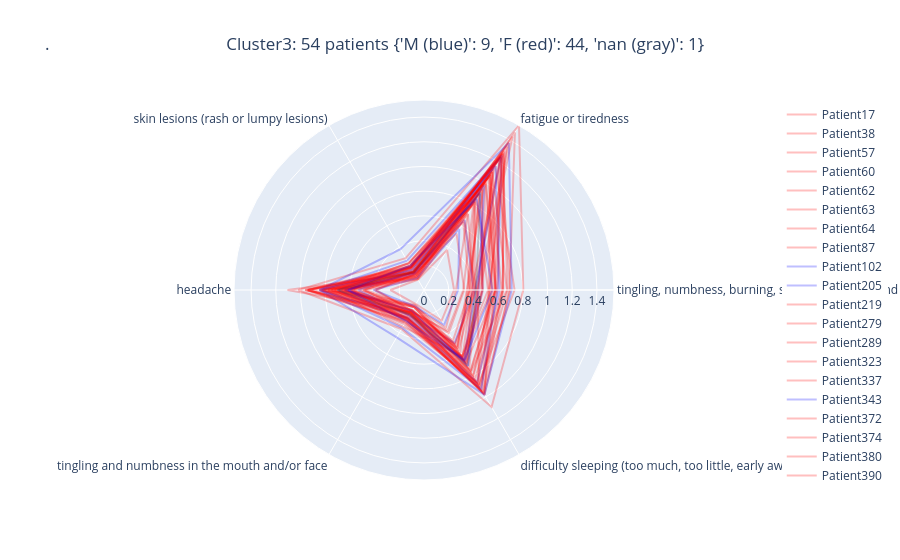

The code cell stored with this chart in its notebook:
### Code cell
star_chart_per_patient(3)

### Figure 1 — Plotly figure (JSON) as saved in the notebook; plotly's stock layout.template omitted (floating-point values rounded to 4 significant figures)
{"data": [{"line": {"color": "rgb(255,0,0)"}, "mode": "lines", "name": "Patient17", "opacity": 0.25, "r": [0.6429, 1.242, 0.2111, 0.8237, 0.275, 0.9542, 0.6429, 0.6429], "theta": ["tingling, numbness, burning, stabbing or \"pins and needles\"", "fatigue or tiredness", "skin lesions (rash or lumpy lesions)", "headache", "tingling and numbness in the mouth and/or face", "difficulty sleeping (too much, too little, early awakening)", "tingling, numbness, burning, stabbing or \"pins and needles\""], "type": "scatterpolar"}, {"line": {"color": "rgb(255,0,0)"}, "mode": "lines", "name": "Patient38", "opacity": 0.25, "r": [0.3176, 0.8, 0.1298, 0.5783, 0.2027, 0.3825, 0.3176, 0.3176], "theta": ["tingling, numbness, burning, stabbing or \"pins and needles\"", "fatigue or tiredness", "skin lesions (rash or lumpy lesions)", "headache", "tingling and numbness in the mouth and/or face", "difficulty sleeping (too much, too little, early awakening)", "tingling, numbness, burning, stabbing or \"pins and needles\""], "type": "scatterpolar"}, {"line": {"color": "rgb(255,0,0)"}, "mode": "lines", "name": "Patient57", "opacity": 0.25, "r": [0.573, 1.043, 0.1642, 0.8031, 0.215, 0.7576, 0.573, 0.573], "theta": ["tingling, numbness, burning, stabbing or \"pins and needles\"", "fatigue or tiredness", "skin lesions (rash or lumpy lesions)", "headache", "tingling and numbness in the mouth and/or face", "difficulty sleeping (too much, too little, early awakening)", "tingling, numbness, burning, stabbing or \"pins and needles\""], "type": "scatterpolar"}, {"line": {"color": "rgb(255,0,0)"}, "mode": "lines", "name": "Patient60", "opacity": 0.25, "r": [0.3709, 0.6342, 0.1459, 0.488, 0.2015, 0.4706, 0.3709, 0.3709], "theta": ["tingling, numbness, burning, stabbing or \"pins and needles\"", "fatigue or tiredness", "skin lesions (rash or lumpy lesions)", "headache", "tingling and numbness in the mouth and/or face", "difficulty sleeping (too much, too little, early awakening)", "tingling, numbness, burning, stabbing or \"pins and needles\""], "type": "scatterpolar"}, {"line": {"color": "rgb(255,0,0)"}, "mode": "lines", "name": "Patient62", "opacity": 0.25, "r": [0.3255, 0.527, 0.1513, 0.3868, 0.1943, 0.4011, 0.3255, 0.3255], "theta": ["tingling, numbness, burning, stabbing or \"pins and needles\"", "fatigue or tiredness", "skin lesions (rash or lumpy lesions)", "headache", "tingling and numbness in the mouth and/or face", "difficulty sleeping (too much, too little, early awakening)", "tingling, numbness, burning, stabbing or \"pins and needles\""], "type": "scatterpolar"}, {"line": {"color": "rgb(255,0,0)"}, "mode": "lines", "name": "Patient63", "opacity": 0.25, "r": [0.3644, 0.9007, 0.1365, 0.661, 0.1879, 0.5389, 0.3644, 0.3644], "theta": ["tingling, numbness, burning, stabbing or \"pins and needles\"", "fatigue or tiredness", "skin lesions (rash or lumpy lesions)", "headache", "tingling and numbness in the mouth and/or face", "difficulty sleeping (too much, too little, early awakening)", "tingling, numbness, burning, stabbing or \"pins and needles\""], "type": "scatterpolar"}, {"line": {"color": "rgb(255,0,0)"}, "mode": "lines", "name": "Patient64", "opacity": 0.25, "r": [0.7332, 1.157, 0.2469, 0.8192, 0.3197, 0.882, 0.7332, 0.7332], "theta": ["tingling, numbness, burning, stabbing or \"pins and needles\"", "fatigue or tiredness", "skin lesions (rash or lumpy lesions)", "headache", "tingling and numbness in the mouth and/or face", "difficulty sleeping (too much, too little, early awakening)", "tingling, numbness, burning, stabbing or \"pins and needles\""], "type": "scatterpolar"}, {"line": {"color": "rgb(255,0,0)"}, "mode": "lines", "name": "Patient87", "opacity": 0.25, "r": [0.3728, 0.8968, 0.101, 0.6486, 0.1399, 0.5316, 0.3728, 0.3728], "theta": ["tingling, numbness, burning, stabbing or \"pins and needles\"", "fatigue or tiredness", "skin lesions (rash or lumpy lesions)", "headache", "tingling and numbness in the mouth and/or face", "difficulty sleeping (too much, too little, early awakening)", "tingling, numbness, burning, stabbing or \"pins and needles\""], "type": "scatterpolar"}, {"line": {"color": "rgb(0,0,255)"}, "mode": "lines", "name": "Patient102", "opacity": 0.25, "r": [0.4741, 0.9074, 0.1954, 0.6098, 0.2403, 0.6688, 0.4741, 0.4741], "theta": ["tingling, numbness, burning, stabbing or \"pins and needles\"", "fatigue or tiredness", "skin lesions (rash or lumpy lesions)", "headache", "tingling and numbness in the mouth and/or face", "difficulty sleeping (too much, too little, early awakening)", "tingling, numbness, burning, stabbing or \"pins and needles\""], "type": "scatterpolar"}, {"line": {"color": "rgb(0,0,255)"}, "mode": "lines", "name": "Patient205", "opacity": 0.25, "r": [0.4017, 0.6563, 0.1697, 0.5327, 0.2379, 0.4964, 0.4017, 0.4017], "theta": ["tingling, numbness, burning, stabbing or \"pins and needles\"", "fatigue or tiredness", "skin lesions (rash or lumpy lesions)", "headache", "tingling and numbness in the mouth and/or face", "difficulty sleeping (too much, too little, early awakening)", "tingling, numbness, burning, stabbing or \"pins and needles\""], "type": "scatterpolar"}, {"line": {"color": "rgb(255,0,0)"}, "mode": "lines", "name": "Patient219", "opacity": 0.25, "r": [0.4338, 1.133, 0.1379, 0.7454, 0.1898, 0.6845, 0.4338, 0.4338], "theta": ["tingling, numbness, burning, stabbing or \"pins and needles\"", "fatigue or tiredness", "skin lesions (rash or lumpy lesions)", "headache", "tingling and numbness in the mouth and/or face", "difficulty sleeping (too much, too little, early awakening)", "tingling, numbness, burning, stabbing or \"pins and needles\""], "type": "scatterpolar"}, {"line": {"color": "rgb(255,0,0)"}, "mode": "lines", "name": "Patient279", "opacity": 0.25, "r": [0.676, 1.278, 0.1751, 0.9485, 0.2279, 0.8956, 0.676, 0.676], "theta": ["tingling, numbness, burning, stabbing or \"pins and needles\"", "fatigue or tiredness", "skin lesions (rash or lumpy lesions)", "headache", "tingling and numbness in the mouth and/or face", "difficulty sleeping (too much, too little, early awakening)", "tingling, numbness, burning, stabbing or \"pins and needles\""], "type": "scatterpolar"}, {"line": {"color": "rgb(255,0,0)"}, "mode": "lines", "name": "Patient289", "opacity": 0.25, "r": [0.6363, 1.3, 0.2198, 0.9373, 0.3043, 0.917, 0.6363, 0.6363], "theta": ["tingling, numbness, burning, stabbing or \"pins and needles\"", "fatigue or tiredness", "skin lesions (rash or lumpy lesions)", "headache", "tingling and numbness in the mouth and/or face", "difficulty sleeping (too much, too little, early awakening)", "tingling, numbness, burning, stabbing or \"pins and needles\""], "type": "scatterpolar"}, {"line": {"color": "rgb(255,0,0)"}, "mode": "lines", "name": "Patient323", "opacity": 0.25, "r": [0.4077, 1.255, 0.111, 0.7784, 0.1456, 0.6523, 0.4077, 0.4077], "theta": ["tingling, numbness, burning, stabbing or \"pins and needles\"", "fatigue or tiredness", "skin lesions (rash or lumpy lesions)", "headache", "tingling and numbness in the mouth and/or face", "difficulty sleeping (too much, too little, early awakening)", "tingling, numbness, burning, stabbing or \"pins and needles\""], "type": "scatterpolar"}, {"line": {"color": "rgb(255,0,0)"}, "mode": "lines", "name": "Patient337", "opacity": 0.25, "r": [0.5275, 1.34, 0.2245, 0.9613, 0.2934, 0.9418, 0.5275, 0.5275], "theta": ["tingling, numbness, burning, stabbing or \"pins and needles\"", "fatigue or tiredness", "skin lesions (rash or lumpy lesions)", "headache", "tingling and numbness in the mouth and/or face", "difficulty sleeping (too much, too little, early awakening)", "tingling, numbness, burning, stabbing or \"pins and needles\""], "type": "scatterpolar"}, {"line": {"color": "rgb(0,0,255)"}, "mode": "lines", "name": "Patient343", "opacity": 0.25, "r": [0.2765, 0.5709, 0.1122, 0.409, 0.1518, 0.326, 0.2765, 0.2765], "theta": ["tingling, numbness, burning, stabbing or \"pins and needles\"", "fatigue or tiredness", "skin lesions (rash or lumpy lesions)", "headache", "tingling and numbness in the mouth and/or face", "difficulty sleeping (too much, too little, early awakening)", "tingling, numbness, burning, stabbing or \"pins and needles\""], "type": "scatterpolar"}, {"line": {"color": "rgb(255,0,0)"}, "mode": "lines", "name": "Patient372", "opacity": 0.25, "r": [0.3888, 0.8227, 0.1733, 0.5921, 0.2229, 0.6235, 0.3888, 0.3888], "theta": ["tingling, numbness, burning, stabbing or \"pins and needles\"", "fatigue or tiredness", "skin lesions (rash or lumpy lesions)", "headache", "tingling and numbness in the mouth and/or face", "difficulty sleeping (too much, too little, early awakening)", "tingling, numbness, burning, stabbing or \"pins and needles\""], "type": "scatterpolar"}, {"line": {"color": "rgb(255,0,0)"}, "mode": "lines", "name": "Patient374", "opacity": 0.25, "r": [0.6382, 1.292, 0.2091, 0.7167, 0.2653, 0.9026, 0.6382, 0.6382], "theta": ["tingling, numbness, burning, stabbing or \"pins and needles\"", "fatigue or tiredness", "skin lesions (rash or lumpy lesions)", "headache", "tingling and numbness in the mouth and/or face", "difficulty sleeping (too much, too little, early awakening)", "tingling, numbness, burning, stabbing or \"pins and needles\""], "type": "scatterpolar"}, {"line": {"color": "rgb(255,0,0)"}, "mode": "lines", "name": "Patient380", "opacity": 0.25, "r": [0.5468, 1.006, 0.251, 0.7791, 0.3422, 0.624, 0.5468, 0.5468], "theta": ["tingling, numbness, burning, stabbing or \"pins and needles\"", "fatigue or tiredness", "skin lesions (rash or lumpy lesions)", "headache", "tingling and numbness in the mouth and/or face", "difficulty sleeping (too much, too little, early awakening)", "tingling, numbness, burning, stabbing or \"pins and needles\""], "type": "scatterpolar"}, {"line": {"color": "rgb(255,0,0)"}, "mode": "lines", "name": "Patient390", "opacity": 0.25, "r": [0.4094, 0.831, 0.164, 0.564, 0.2119, 0.5585, 0.4094, 0.4094], "theta": ["tingling, numbness, burning, stabbing or \"pins and needles\"", "fatigue or tiredness", "skin lesions (rash or lumpy lesions)", "headache", "tingling and numbness in the mouth and/or face", "difficulty sleeping (too much, too little, early awakening)", "tingling, numbness, burning, stabbing or \"pins and needles\""], "type": "scatterpolar"}, {"line": {"color": "rgb(255,0,0)"}, "mode": "lines", "name": "Patient395", "opacity": 0.25, "r": [0.5183, 0.8481, 0.1659, 0.6315, 0.2273, 0.6164, 0.5183, 0.5183], "theta": ["tingling, numbness, burning, stabbing or \"pins and needles\"", "fatigue or tiredness", "skin lesions (rash or lumpy lesions)", "headache", "tingling and numbness in the mouth and/or face", "difficulty sleeping (too much, too little, early awakening)", "tingling, numbness, burning, stabbing or \"pins and needles\""], "type": "scatterpolar"}, {"line": {"color": "rgb(0,0,255)"}, "mode": "lines", "name": "Patient399", "opacity": 0.25, "r": [0.5949, 1.257, 0.2746, 0.8337, 0.3542, 0.9269, 0.5949, 0.5949], "theta": ["tingling, numbness, burning, stabbing or \"pins and needles\"", "fatigue or tiredness", "skin lesions (rash or lumpy lesions)", "headache", "tingling and numbness in the mouth and/or face", "difficulty sleeping (too much, too little, early awakening)", "tingling, numbness, burning, stabbing or \"pins and needles\""], "type": "scatterpolar"}, {"line": {"color": "rgb(255,0,0)"}, "mode": "lines", "name": "Patient400", "opacity": 0.25, "r": [0.4305, 1.122, 0.1738, 0.7469, 0.2319, 0.7316, 0.4305, 0.4305], "theta": ["tingling, numbness, burning, stabbing or \"pins and needles\"", "fatigue or tiredness", "skin lesions (rash or lumpy lesions)", "headache", "tingling and numbness in the mouth and/or face", "difficulty sleeping (too much, too little, early awakening)", "tingling, numbness, burning, stabbing or \"pins and needles\""], "type": "scatterpolar"}, {"line": {"color": "rgb(0,0,255)"}, "mode": "lines", "name": "Patient405", "opacity": 0.25, "r": [0.6111, 1.158, 0.2159, 0.6966, 0.2803, 0.8606, 0.6111, 0.6111], "theta": ["tingling, numbness, burning, stabbing or \"pins and needles\"", "fatigue or tiredness", "skin lesions (rash or lumpy lesions)", "headache", "tingling and numbness in the mouth and/or face", "difficulty sleeping (too much, too little, early awakening)", "tingling, numbness, burning, stabbing or \"pins and needles\""], "type": "scatterpolar"}, {"line": {"color": "rgb(255,0,0)"}, "mode": "lines", "name": "Patient410", "opacity": 0.25, "r": [0.2593, 0.7094, 0.1013, 0.4776, 0.1591, 0.3534, 0.2593, 0.2593], "theta": ["tingling, numbness, burning, stabbing or \"pins and needles\"", "fatigue or tiredness", "skin lesions (rash or lumpy lesions)", "headache", "tingling and numbness in the mouth and/or face", "difficulty sleeping (too much, too little, early awakening)", "tingling, numbness, burning, stabbing or \"pins and needles\""], "type": "scatterpolar"}, {"line": {"color": "rgb(255,0,0)"}, "mode": "lines", "name": "Patient423", "opacity": 0.25, "r": [0.5336, 1.272, 0.2064, 0.9021, 0.2646, 0.9819, 0.5336, 0.5336], "theta": ["tingling, numbness, burning, stabbing or \"pins and needles\"", "fatigue or tiredness", "skin lesions (rash or lumpy lesions)", "headache", "tingling and numbness in the mouth and/or face", "difficulty sleeping (too much, too little, early awakening)", "tingling, numbness, burning, stabbing or \"pins and needles\""], "type": "scatterpolar"}, {"line": {"color": "rgb(255,0,0)"}, "mode": "lines", "name": "Patient431", "opacity": 0.25, "r": [0.6293, 1.071, 0.2093, 0.5965, 0.2651, 0.8277, 0.6293, 0.6293], "theta": ["tingling, numbness, burning, stabbing or \"pins and needles\"", "fatigue or tiredness", "skin lesions (rash or lumpy lesions)", "headache", "tingling and numbness in the mouth and/or face", "difficulty sleeping (too much, too little, early awakening)", "tingling, numbness, burning, stabbing or \"pins and needles\""], "type": "scatterpolar"}, {"line": {"color": "rgb(255,0,0)"}, "mode": "lines", "name": "Patient435", "opacity": 0.25, "r": [0.4504, 1.433, 0.163, 0.963, 0.2079, 0.6398, 0.4504, 0.4504], "theta": ["tingling, numbness, burning, stabbing or \"pins and needles\"", "fatigue or tiredness", "skin lesions (rash or lumpy lesions)", "headache", "tingling and numbness in the mouth and/or face", "difficulty sleeping (too much, too little, early awakening)", "tingling, numbness, burning, stabbing or \"pins and needles\""], "type": "scatterpolar"}, {"line": {"color": "rgb(255,0,0)"}, "mode": "lines", "name": "Patient436", "opacity": 0.25, "r": [0.5234, 1.077, 0.1717, 0.6859, 0.2194, 0.8609, 0.5234, 0.5234], "theta": ["tingling, numbness, burning, stabbing or \"pins and needles\"", "fatigue or tiredness", "skin lesions (rash or lumpy lesions)", "headache", "tingling and numbness in the mouth and/or face", "difficulty sleeping (too much, too little, early awakening)", "tingling, numbness, burning, stabbing or \"pins and needles\""], "type": "scatterpolar"}, {"line": {"color": "rgb(255,0,0)"}, "mode": "lines", "name": "Patient441", "opacity": 0.25, "r": [0.4777, 0.9903, 0.2278, 0.5877, 0.2691, 0.6639, 0.4777, 0.4777], "theta": ["tingling, numbness, burning, stabbing or \"pins and needles\"", "fatigue or tiredness", "skin lesions (rash or lumpy lesions)", "headache", "tingling and numbness in the mouth and/or face", "difficulty sleeping (too much, too little, early awakening)", "tingling, numbness, burning, stabbing or \"pins and needles\""], "type": "scatterpolar"}, {"line": {"color": "rgb(0,0,255)"}, "mode": "lines", "name": "Patient449", "opacity": 0.25, "r": [0.4169, 1.238, 0.1864, 0.8468, 0.2602, 0.6483, 0.4169, 0.4169], "theta": ["tingling, numbness, burning, stabbing or \"pins and needles\"", "fatigue or tiredness", "skin lesions (rash or lumpy lesions)", "headache", "tingling and numbness in the mouth and/or face", "difficulty sleeping (too much, too little, early awakening)", "tingling, numbness, burning, stabbing or \"pins and needles\""], "type": "scatterpolar"}, {"line": {"color": "rgb(255,0,0)"}, "mode": "lines", "name": "Patient464", "opacity": 0.25, "r": [0.4011, 0.7125, 0.1652, 0.4888, 0.2182, 0.5094, 0.4011, 0.4011], "theta": ["tingling, numbness, burning, stabbing or \"pins and needles\"", "fatigue or tiredness", "skin lesions (rash or lumpy lesions)", "headache", "tingling and numbness in the mouth and/or face", "difficulty sleeping (too much, too little, early awakening)", "tingling, numbness, burning, stabbing or \"pins and needles\""], "type": "scatterpolar"}, {"line": {"color": "rgb(255,0,0)"}, "mode": "lines", "name": "Patient515", "opacity": 0.25, "r": [0.6979, 1.244, 0.2246, 0.6895, 0.2779, 0.9649, 0.6979, 0.6979], "theta": ["tingling, numbness, burning, stabbing or \"pins and needles\"", "fatigue or tiredness", "skin lesions (rash or lumpy lesions)", "headache", "tingling and numbness in the mouth and/or face", "difficulty sleeping (too much, too little, early awakening)", "tingling, numbness, burning, stabbing or \"pins and needles\""], "type": "scatterpolar"}, {"line": {"color": "rgb(255,0,0)"}, "mode": "lines", "name": "Patient526", "opacity": 0.25, "r": [0.5951, 1.218, 0.2496, 0.7257, 0.3036, 0.8661, 0.5951, 0.5951], "theta": ["tingling, numbness, burning, stabbing or \"pins and needles\"", "fatigue or tiredness", "skin lesions (rash or lumpy lesions)", "headache", "tingling and numbness in the mouth and/or face", "difficulty sleeping (too much, too little, early awakening)", "tingling, numbness, burning, stabbing or \"pins and needles\""], "type": "scatterpolar"}, {"line": {"color": "rgb(255,0,0)"}, "mode": "lines", "name": "Patient528", "opacity": 0.25, "r": [0.3523, 0.82, 0.1221, 0.5217, 0.1611, 0.588, 0.3523, 0.3523], "theta": ["tingling, numbness, burning, stabbing or \"pins and needles\"", "fatigue or tiredness", "skin lesions (rash or lumpy lesions)", "headache", "tingling and numbness in the mouth and/or face", "difficulty sleeping (too much, too little, early awakening)", "tingling, numbness, burning, stabbing or \"pins and needles\""], "type": "scatterpolar"}, {"line": {"color": "rgb(255,0,0)"}, "mode": "lines", "name": "Patient546", "opacity": 0.25, "r": [0.4689, 0.949, 0.1168, 0.6919, 0.1602, 0.6221, 0.4689, 0.4689], "theta": ["tingling, numbness, burning, stabbing or \"pins and needles\"", "fatigue or tiredness", "skin lesions (rash or lumpy lesions)", "headache", "tingling and numbness in the mouth and/or face", "difficulty sleeping (too much, too little, early awakening)", "tingling, numbness, burning, stabbing or \"pins and needles\""], "type": "scatterpolar"}, {"line": {"color": "rgb(255,0,0)"}, "mode": "lines", "name": "Patient547", "opacity": 0.25, "r": [0.804, 1.538, 0.2969, 1.017, 0.3644, 1.094, 0.804, 0.804], "theta": ["tingling, numbness, burning, stabbing or \"pins and needles\"", "fatigue or tiredness", "skin lesions (rash or lumpy lesions)", "headache", "tingling and numbness in the mouth and/or face", "difficulty sleeping (too much, too little, early awakening)", "tingling, numbness, burning, stabbing or \"pins and needles\""], "type": "scatterpolar"}, {"line": {"color": "rgb(255,0,0)"}, "mode": "lines", "name": "Patient560", "opacity": 0.25, "r": [0.2433, 0.3741, 0.0975, 0.2715, 0.1309, 0.2859, 0.2433, 0.2433], "theta": ["tingling, numbness, burning, stabbing or \"pins and needles\"", "fatigue or tiredness", "skin lesions (rash or lumpy lesions)", "headache", "tingling and numbness in the mouth and/or face", "difficulty sleeping (too much, too little, early awakening)", "tingling, numbness, burning, stabbing or \"pins and needles\""], "type": "scatterpolar"}, {"line": {"color": "rgb(255,0,0)"}, "mode": "lines", "name": "Patient574", "opacity": 0.25, "r": [0.4221, 0.6499, 0.1483, 0.4, 0.196, 0.4997, 0.4221, 0.4221], "theta": ["tingling, numbness, burning, stabbing or \"pins and needles\"", "fatigue or tiredness", "skin lesions (rash or lumpy lesions)", "headache", "tingling and numbness in the mouth and/or face", "difficulty sleeping (too much, too little, early awakening)", "tingling, numbness, burning, stabbing or \"pins and needles\""], "type": "scatterpolar"}, {"line": {"color": "rgb(255,0,0)"}, "mode": "lines", "name": "Patient586", "opacity": 0.25, "r": [0.5785, 1.075, 0.2082, 0.7731, 0.2707, 0.752, 0.5785, 0.5785], "theta": ["tingling, numbness, burning, stabbing or \"pins and needles\"", "fatigue or tiredness", "skin lesions (rash or lumpy lesions)", "headache", "tingling and numbness in the mouth and/or face", "difficulty sleeping (too much, too little, early awakening)", "tingling, numbness, burning, stabbing or \"pins and needles\""], "type": "scatterpolar"}, {"line": {"color": "rgb(255,0,0)"}, "mode": "lines", "name": "Patient602", "opacity": 0.25, "r": [0.6909, 1.473, 0.1583, 1.105, 0.2104, 0.9803, 0.6909, 0.6909], "theta": ["tingling, numbness, burning, stabbing or \"pins and needles\"", "fatigue or tiredness", "skin lesions (rash or lumpy lesions)", "headache", "tingling and numbness in the mouth and/or face", "difficulty sleeping (too much, too little, early awakening)", "tingling, numbness, burning, stabbing or \"pins and needles\""], "type": "scatterpolar"}, {"line": {"color": "rgb(0,0,255)"}, "mode": "lines", "name": "Patient606", "opacity": 0.25, "r": [0.7101, 1.374, 0.3815, 0.8451, 0.4427, 0.9772, 0.7101, 0.7101], "theta": ["tingling, numbness, burning, stabbing or \"pins and needles\"", "fatigue or tiredness", "skin lesions (rash or lumpy lesions)", "headache", "tingling and numbness in the mouth and/or face", "difficulty sleeping (too much, too little, early awakening)", "tingling, numbness, burning, stabbing or \"pins and needles\""], "type": "scatterpolar"}, {"line": {"color": "rgb(255,0,0)"}, "mode": "lines", "name": "Patient623", "opacity": 0.25, "r": [0.5731, 1.267, 0.2131, 0.941, 0.285, 0.971, 0.5731, 0.5731], "theta": ["tingling, numbness, burning, stabbing or \"pins and needles\"", "fatigue or tiredness", "skin lesions (rash or lumpy lesions)", "headache", "tingling and numbness in the mouth and/or face", "difficulty sleeping (too much, too little, early awakening)", "tingling, numbness, burning, stabbing or \"pins and needles\""], "type": "scatterpolar"}, {"line": {"color": "rgb(50,50,50)"}, "mode": "lines", "name": "Patient637", "opacity": 0.25, "r": [0.4197, 0.9164, 0.1683, 0.7008, 0.2276, 0.7078, 0.4197, 0.4197], "theta": ["tingling, numbness, burning, stabbing or \"pins and needles\"", "fatigue or tiredness", "skin lesions (rash or lumpy lesions)", "headache", "tingling and numbness in the mouth and/or face", "difficulty sleeping (too much, too little, early awakening)", "tingling, numbness, burning, stabbing or \"pins and needles\""], "type": "scatterpolar"}, {"line": {"color": "rgb(255,0,0)"}, "mode": "lines", "name": "Patient647", "opacity": 0.25, "r": [0.5825, 1.101, 0.1751, 0.8481, 0.2435, 0.6842, 0.5825, 0.5825], "theta": ["tingling, numbness, burning, stabbing or \"pins and needles\"", "fatigue or tiredness", "skin lesions (rash or lumpy lesions)", "headache", "tingling and numbness in the mouth and/or face", "difficulty sleeping (too much, too little, early awakening)", "tingling, numbness, burning, stabbing or \"pins and needles\""], "type": "scatterpolar"}, {"line": {"color": "rgb(255,0,0)"}, "mode": "lines", "name": "Patient661", "opacity": 0.25, "r": [0.4718, 0.9388, 0.1599, 0.6491, 0.208, 0.6549, 0.4718, 0.4718], "theta": ["tingling, numbness, burning, stabbing or \"pins and needles\"", "fatigue or tiredness", "skin lesions (rash or lumpy lesions)", "headache", "tingling and numbness in the mouth and/or face", "difficulty sleeping (too much, too little, early awakening)", "tingling, numbness, burning, stabbing or \"pins and needles\""], "type": "scatterpolar"}, {"line": {"color": "rgb(255,0,0)"}, "mode": "lines", "name": "Patient690", "opacity": 0.25, "r": [0.5834, 0.9993, 0.214, 0.6398, 0.2832, 0.8008, 0.5834, 0.5834], "theta": ["tingling, numbness, burning, stabbing or \"pins and needles\"", "fatigue or tiredness", "skin lesions (rash or lumpy lesions)", "headache", "tingling and numbness in the mouth and/or face", "difficulty sleeping (too much, too little, early awakening)", "tingling, numbness, burning, stabbing or \"pins and needles\""], "type": "scatterpolar"}, {"line": {"color": "rgb(0,0,255)"}, "mode": "lines", "name": "Patient716", "opacity": 0.25, "r": [0.4417, 0.9756, 0.1534, 0.6394, 0.1954, 0.7106, 0.4417, 0.4417], "theta": ["tingling, numbness, burning, stabbing or \"pins and needles\"", "fatigue or tiredness", "skin lesions (rash or lumpy lesions)", "headache", "tingling and numbness in the mouth and/or face", "difficulty sleeping (too much, too little, early awakening)", "tingling, numbness, burning, stabbing or \"pins and needles\""], "type": "scatterpolar"}, {"line": {"color": "rgb(255,0,0)"}, "mode": "lines", "name": "Patient735", "opacity": 0.25, "r": [0.3852, 1.239, 0.1224, 0.8092, 0.158, 0.6994, 0.3852, 0.3852], "theta": ["tingling, numbness, burning, stabbing or \"pins and needles\"", "fatigue or tiredness", "skin lesions (rash or lumpy lesions)", "headache", "tingling and numbness in the mouth and/or face", "difficulty sleeping (too much, too little, early awakening)", "tingling, numbness, burning, stabbing or \"pins and needles\""], "type": "scatterpolar"}, {"line": {"color": "rgb(255,0,0)"}, "mode": "lines", "name": "Patient738", "opacity": 0.25, "r": [0.4345, 1.375, 0.1897, 0.9398, 0.2566, 0.8887, 0.4345, 0.4345], "theta": ["tingling, numbness, burning, stabbing or \"pins and needles\"", "fatigue or tiredness", "skin lesions (rash or lumpy lesions)", "headache", "tingling and numbness in the mouth and/or face", "difficulty sleeping (too much, too little, early awakening)", "tingling, numbness, burning, stabbing or \"pins and needles\""], "type": "scatterpolar"}, {"line": {"color": "rgb(255,0,0)"}, "mode": "lines", "name": "Patient772", "opacity": 0.25, "r": [0.6714, 1.105, 0.1517, 0.8388, 0.2045, 0.7641, 0.6714, 0.6714], "theta": ["tingling, numbness, burning, stabbing or \"pins and needles\"", "fatigue or tiredness", "skin lesions (rash or lumpy lesions)", "headache", "tingling and numbness in the mouth and/or face", "difficulty sleeping (too much, too little, early awakening)", "tingling, numbness, burning, stabbing or \"pins and needles\""], "type": "scatterpolar"}, {"line": {"color": "rgb(255,0,0)"}, "mode": "lines", "name": "Patient802", "opacity": 0.25, "r": [0.3462, 0.9655, 0.1339, 0.6682, 0.1876, 0.5437, 0.3462, 0.3462], "theta": ["tingling, numbness, burning, stabbing or \"pins and needles\"", "fatigue or tiredness", "skin lesions (rash or lumpy lesions)", "headache", "tingling and numbness in the mouth and/or face", "difficulty sleeping (too much, too little, early awakening)", "tingling, numbness, burning, stabbing or \"pins and needles\""], "type": "scatterpolar"}, {"line": {"color": "rgb(0,0,255)"}, "mode": "lines", "name": "Patient811", "opacity": 0.25, "r": [0.5543, 0.8536, 0.2271, 0.6158, 0.2918, 0.656, 0.5543, 0.5543], "theta": ["tingling, numbness, burning, stabbing or \"pins and needles\"", "fatigue or tiredness", "skin lesions (rash or lumpy lesions)", "headache", "tingling and numbness in the mouth and/or face", "difficulty sleeping (too much, too little, early awakening)", "tingling, numbness, burning, stabbing or \"pins and needles\""], "type": "scatterpolar"}, {"line": {"color": "rgb(255,0,0)"}, "mode": "lines", "name": "Patient824", "opacity": 0.25, "r": [0.5548, 1.06, 0.1996, 0.7499, 0.2576, 0.7956, 0.5548, 0.5548], "theta": ["tingling, numbness, burning, stabbing or \"pins and needles\"", "fatigue or tiredness", "skin lesions (rash or lumpy lesions)", "headache", "tingling and numbness in the mouth and/or face", "difficulty sleeping (too much, too little, early awakening)", "tingling, numbness, burning, stabbing or \"pins and needles\""], "type": "scatterpolar"}], "layout": {"title": {"text": ".\t\t\t\t\t\t\t\t\t\t\t\t\t\t\t\t\t\t\t\t\t\t\t\t\t\t\t\t\t\t\t\t\t\t\t\t\t\t\t\tCluster3: 54 patients {'M (blue)': 9, 'F (red)': 44, 'nan (gray)': 1}"}}}
